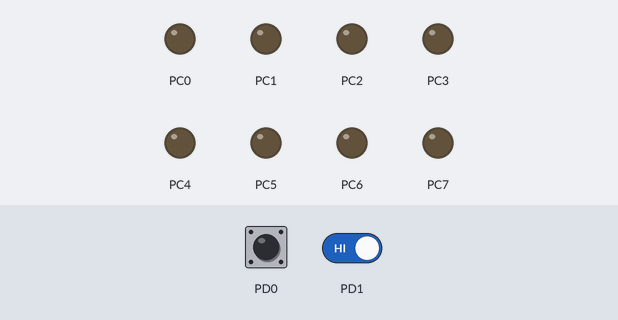
The program below on a simulated ATmega128, built with avr-gcc and emulated at 8 MHz. On the bench: output pins drawn as LEDs (lit = HIGH). The inputs (shaded band) are chosen by the test bench; at power-on: PD0 LOW, PD1 HIGH.

Above: at 1.2 s.
1.3 s: PD0 driven HIGH
At 2.5 s:
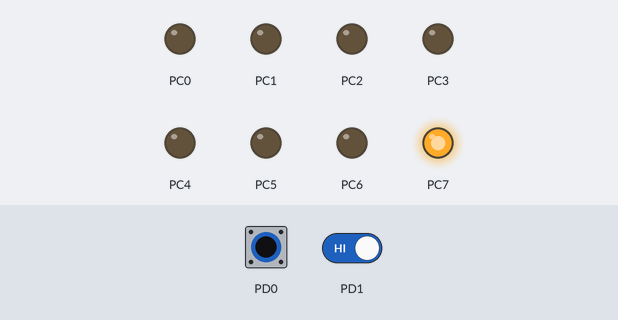
2.8 s: PD1 driven LOW
At 3.7 s:
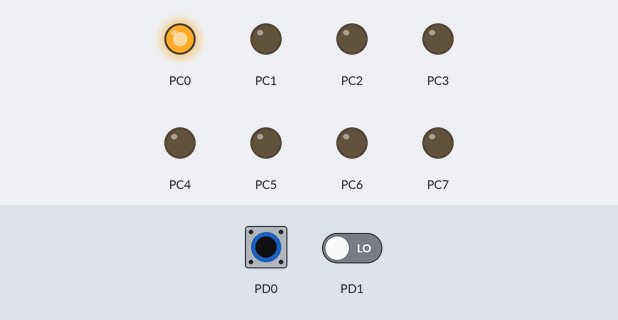
4.3 s: PD0 pulsed LOW 5 times (0.12 s each, 0.3 s apart)
At 6.5 s:
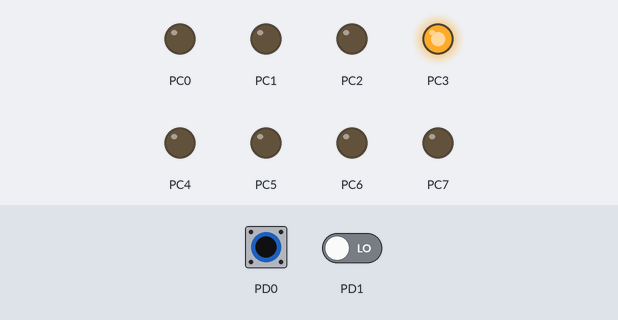
7.3 s: PD0 pulsed LOW 2 times (0.12 s each, 0.3 s apart)
At 8.1 s:
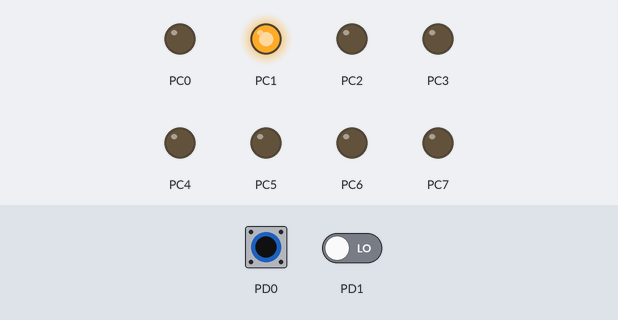
Timing chart, 0 to 10.3 s (numbered marks = the images above; inputs shaded):
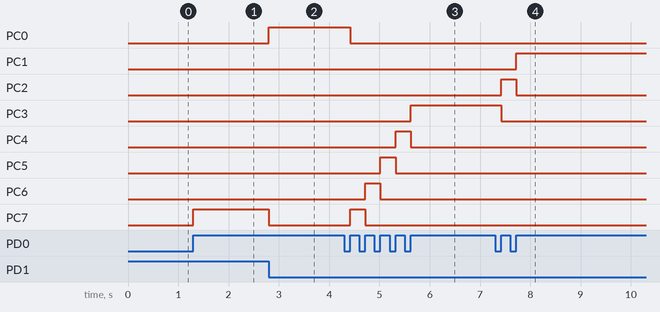

The program:

main.c
```c
#define F_CPU 8e6
#include <avr/io.h>
#include <util/delay.h>
#include <avr/interrupt.h>

int ledIndex = 0;

ISR( INT0_vect ) {
	ledIndex--;
	ledIndex = (ledIndex < 0 ? 7 : ledIndex);
	PORTC = (1<<ledIndex);
}


ISR( INT1_vect ) {
	ledIndex++;
	//if i is greater then 7
	ledIndex = (ledIndex > 7 ? 0 : ledIndex);
	PORTC = (1<<ledIndex);
}


int main(void)
{
	DDRC = 0xFF; //Setting row to output
	DDRD = 0x00;

	EICRA |= 0x0B;			// INT1 falling edge, INT0 rising edge
	EIMSK |= 0x03;			// Enable INT1 & INT0

	sei();

	/* Replace with your application code */
	while (1)
	{
	}
}
```

Measured:
- after the input at 1.3 s, PC7: LOW → HIGH at once
- after the input at 2.8 s, PC0: LOW → HIGH at once; PC7: HIGH → LOW at once
- after the input at 4.3 s, PC0: HIGH → LOW after 0.12 s; PC3: LOW → HIGH after 1.3 s; PC4: LOW → HIGH after 1.0 s, → LOW 0.30 s later; PC5: LOW → HIGH after 0.72 s, → LOW 0.30 s later; PC6: LOW → HIGH after 0.42 s, → LOW 0.30 s later
- after the input at 7.3 s, PC1: LOW → HIGH after 0.42 s; PC2: LOW → HIGH after 0.12 s, → LOW 0.30 s later; PC3: HIGH → LOW after 0.12 s
